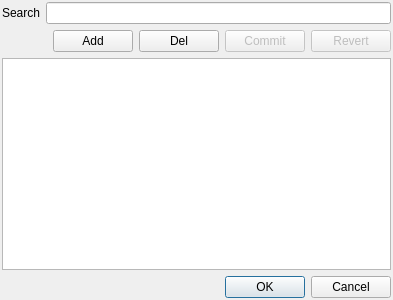
<?xml version="1.0" encoding="UTF-8"?>
<ui version="4.0">
 <class>TagChoiceDlg</class>
 <widget class="QDialog" name="TagChoiceDlg">
  <property name="geometry">
   <rect>
    <x>0</x>
    <y>0</y>
    <width>393</width>
    <height>300</height>
   </rect>
  </property>
  <property name="windowTitle">
   <string>Tags</string>
  </property>
  <layout class="QVBoxLayout" name="verticalLayout">
   <property name="leftMargin">
    <number>2</number>
   </property>
   <property name="topMargin">
    <number>2</number>
   </property>
   <property name="rightMargin">
    <number>2</number>
   </property>
   <property name="bottomMargin">
    <number>2</number>
   </property>
   <item>
    <widget class="QFrame" name="SearchFrame">
     <property name="frameShape">
      <enum>QFrame::NoFrame</enum>
     </property>
     <property name="frameShadow">
      <enum>QFrame::Raised</enum>
     </property>
     <layout class="QHBoxLayout" name="horizontalLayout">
      <property name="leftMargin">
       <number>0</number>
      </property>
      <property name="topMargin">
       <number>0</number>
      </property>
      <property name="rightMargin">
       <number>0</number>
      </property>
      <property name="bottomMargin">
       <number>0</number>
      </property>
      <item>
       <widget class="QLabel" name="SearchLbl">
        <property name="text">
         <string>Search</string>
        </property>
       </widget>
      </item>
      <item>
       <widget class="QLineEdit" name="SearchString"/>
      </item>
     </layout>
    </widget>
   </item>
   <item>
    <widget class="QFrame" name="EditFrame">
     <property name="frameShape">
      <enum>QFrame::NoFrame</enum>
     </property>
     <property name="frameShadow">
      <enum>QFrame::Raised</enum>
     </property>
     <layout class="QHBoxLayout" name="horizontalLayout_2">
      <property name="leftMargin">
       <number>0</number>
      </property>
      <property name="topMargin">
       <number>0</number>
      </property>
      <property name="rightMargin">
       <number>0</number>
      </property>
      <property name="bottomMargin">
       <number>0</number>
      </property>
      <item>
       <spacer name="horizontalSpacer">
        <property name="orientation">
         <enum>Qt::Horizontal</enum>
        </property>
        <property name="sizeHint" stdset="0">
         <size>
          <width>40</width>
          <height>20</height>
         </size>
        </property>
       </spacer>
      </item>
      <item>
       <widget class="QPushButton" name="AddTagBtn">
        <property name="text">
         <string>Add</string>
        </property>
       </widget>
      </item>
      <item>
       <widget class="QPushButton" name="RemoveTagBtn">
        <property name="text">
         <string>Del</string>
        </property>
       </widget>
      </item>
      <item>
       <widget class="QPushButton" name="CommitBtn">
        <property name="enabled">
         <bool>false</bool>
        </property>
        <property name="text">
         <string>Commit</string>
        </property>
       </widget>
      </item>
      <item>
       <widget class="QPushButton" name="RevertBtn">
        <property name="enabled">
         <bool>false</bool>
        </property>
        <property name="text">
         <string>Revert</string>
        </property>
       </widget>
      </item>
     </layout>
    </widget>
   </item>
   <item>
    <widget class="QTableView" name="TagsList">
     <attribute name="horizontalHeaderMinimumSectionSize">
      <number>8</number>
     </attribute>
     <attribute name="verticalHeaderMinimumSectionSize">
      <number>20</number>
     </attribute>
     <attribute name="verticalHeaderDefaultSectionSize">
      <number>20</number>
     </attribute>
    </widget>
   </item>
   <item>
    <widget class="QDialogButtonBox" name="buttonBox">
     <property name="orientation">
      <enum>Qt::Horizontal</enum>
     </property>
     <property name="standardButtons">
      <set>QDialogButtonBox::Cancel|QDialogButtonBox::Ok</set>
     </property>
    </widget>
   </item>
  </layout>
 </widget>
 <resources/>
 <connections>
  <connection>
   <sender>buttonBox</sender>
   <signal>accepted()</signal>
   <receiver>TagChoiceDlg</receiver>
   <slot>accept()</slot>
   <hints>
    <hint type="sourcelabel">
     <x>248</x>
     <y>254</y>
    </hint>
    <hint type="destinationlabel">
     <x>157</x>
     <y>274</y>
    </hint>
   </hints>
  </connection>
  <connection>
   <sender>buttonBox</sender>
   <signal>rejected()</signal>
   <receiver>TagChoiceDlg</receiver>
   <slot>reject()</slot>
   <hints>
    <hint type="sourcelabel">
     <x>316</x>
     <y>260</y>
    </hint>
    <hint type="destinationlabel">
     <x>286</x>
     <y>274</y>
    </hint>
   </hints>
  </connection>
 </connections>
</ui>
